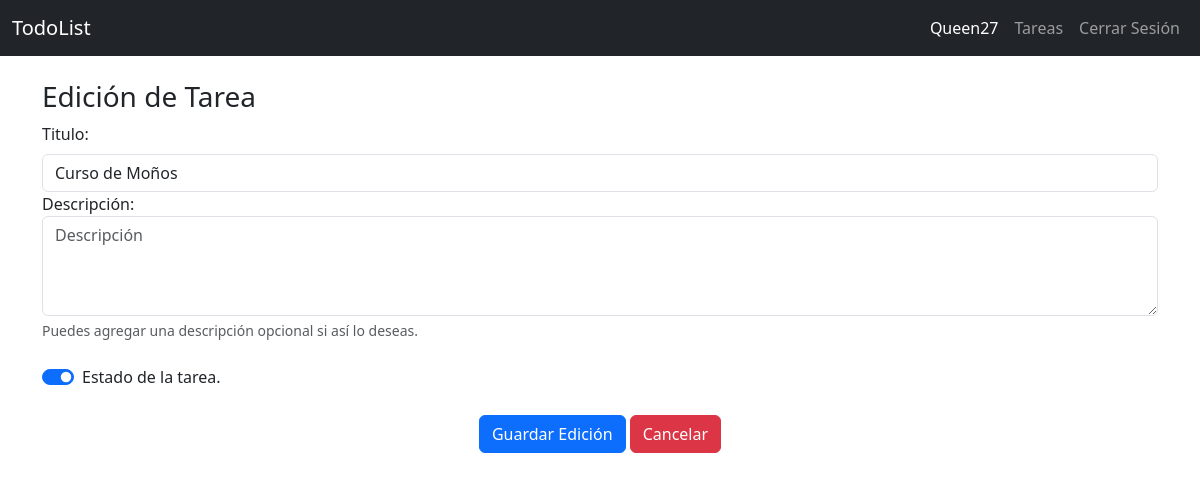
Page /todo/edit/5 (signed in) on the earlier database version.
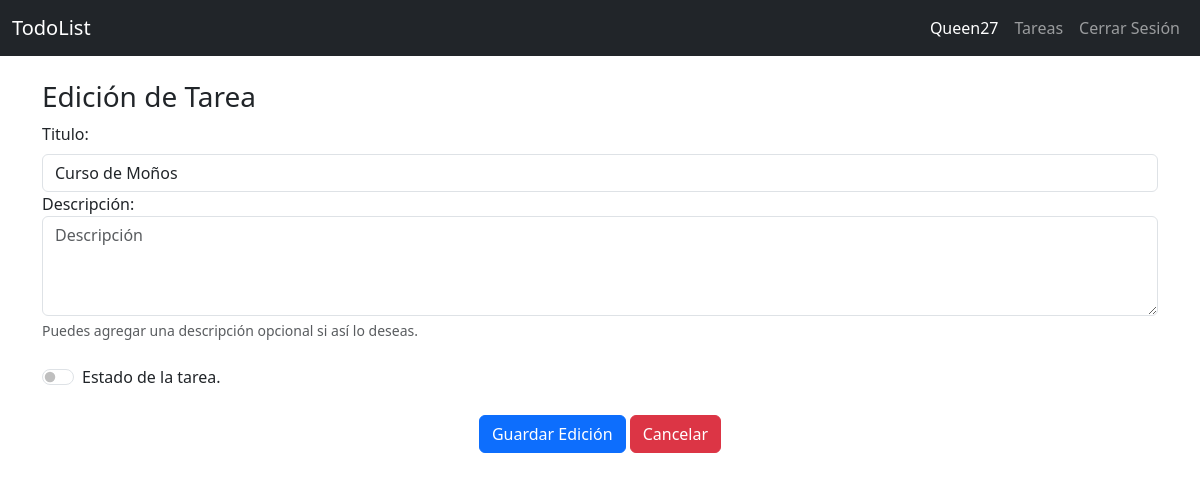
Same page on the later database version.
### todor/models.py (models this page shows, shortened)
class Todo(db.Model):
    id = db.Column(db.Integer, primary_key=True)
    created_by = db.Column(db.Integer, db.ForeignKey('user.id'), nullable=False)
    title = db.Column(db.String(100), nullable=False)
    desc = db.Column(db.Text)
    state = db.Column(db.Boolean, default=False)

### todor/todo.py (the view)
@bp.route('/edit/<int:id>', methods=['GET', 'POST'])
@login_required  # * AGREGAMOS EL DECORADOR PARA QUE REQUIERA INICIAR SESION EN ESTA PANTALLA
def edit(id):
    todo = get_todo(id)
    if request.method == 'POST':
        todo.title = request.form['titulo_tarea_nueva']
        todo.desc = request.form['descripcion_tarea']
        todo.state = True if request.form.get('state') == 'on' else False
        db.session.commit()
        return redirect(url_for('todo.index'))
    return render_template('todo/update.html', todo=todo)

### todor/auth.py (called while the page is built)
@bp.before_app_request  # ! REGISTRAMOS ESTA FUNCION Y QUE SE EJECUTE EN CADA PETICION !
def load_logged_in_user():
    user_id = session.get('user_id')
    if user_id != None:
        g.user = User.query.get_or_404(user_id)
    else:
        g.user = None

def login_required(view):
    @functools.wraps(view) # * ANIDAMOS UNA FUNCION A ESTE DECORADOR
    def wrapped_view(**kwargs):# * RECIBE PARAMETROS INDEFINIDOS COMO EL NOMBRE
        if g.user != None:
            return view(**kwargs)
        else:
           return redirect(url_for('auth.login'))
    return wrapped_view

### todor/todo.py (called while the page is built)
def get_todo(id):
    todo = Todo.query.get_or_404(id)
    return todo

### todor/templates/todo/update.html
{% extends 'base.html' %}
{% block content %}
<section class="container-sm">
    <br>
    <h3>{% block title %}Edición de Tarea{% endblock %}</h3>
    <form action="" method="post">
        <div class="form-group">
            <label for="titulo_tarea_nueva" class="form-label">Titulo: </label>
            <input type="text" class="form-control" id="titulo_tarea_nueva" name="titulo_tarea_nueva" required
                minlength="4" maxlength="40" value="{{ todo.title }}">
        </div>
        <div class="form-group">
            <label for="descripcion_tarea">Descripción: </label>
            <textarea class="form-control" placeholder="Descripción" id="descripcion_tarea" name="descripcion_tarea"
                style="height: 100px" value="{{ todo.desc }}"></textarea>
            <div class="form-text">Puedes agregar una descripción opcional si así lo deseas.</div>
        </div>
        <br>
        <div class="form-check form-switch">
            <label class="form-check-label" for="state">Estado de la tarea.</label>
            <input class="form-check-input" type="checkbox" id="state" name="state" {% if todo.state == True %} checked {% endif %}>
        </div>
        <br>
        <div class="text-center">
            <input type="submit" class="btn btn-primary" value="Guardar Edición"></input>
            <a href="{{ url_for('todo.index') }}" class="btn btn-danger">Cancelar</a>
        </div>
    </form>
</section>
{% endblock %}

Differences in the rows shown:
changed Todo "Curso de Moños": state "☑" → "☐"
